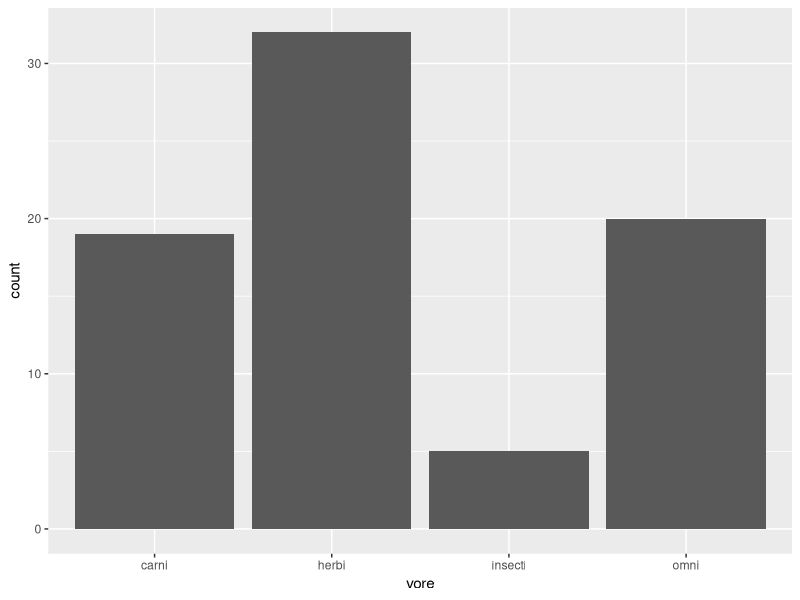
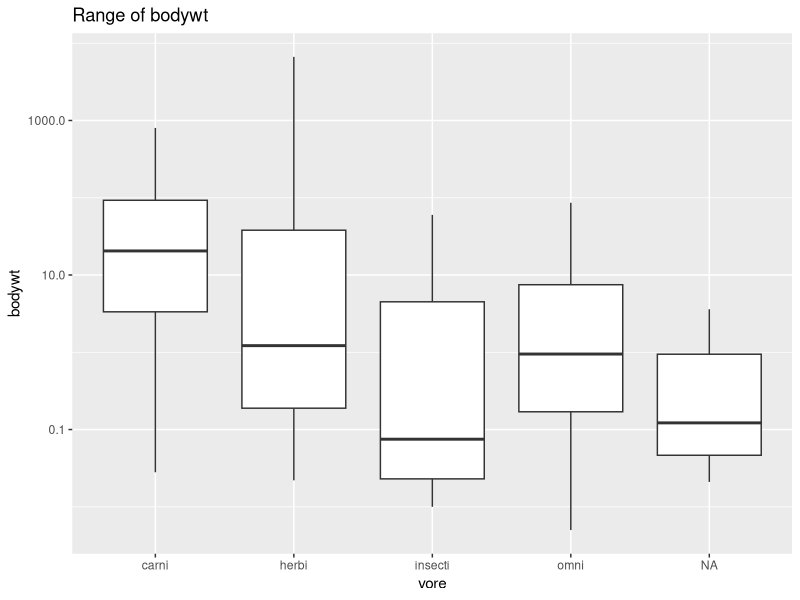

The R source for these figures, in order:
## ---- chunk 1
library("tidyverse")
options(scipen = 999) #disable scientific notation
## ---- chunk 2
msleep <- msleep
## ---- chunk 3
summary(msleep)
## ---- chunk 4
?msleep
names(msleep)
## ---- chunk 5
ggplot(data=msleep,
       mapping=aes(x=vore))+
  geom_bar()+
  scale_x_discrete(na.translate=F)
## ---- chunk 6
mean(msleep$sleep_total)
## ---- chunk 7
summary(msleep)
## ---- chunk 8
ggplot(data=msleep, 
       mapping=aes(x=vore, y=bodywt))+
  scale_y_log10()+
geom_boxplot()+
  labs(title="Range of bodywt")
